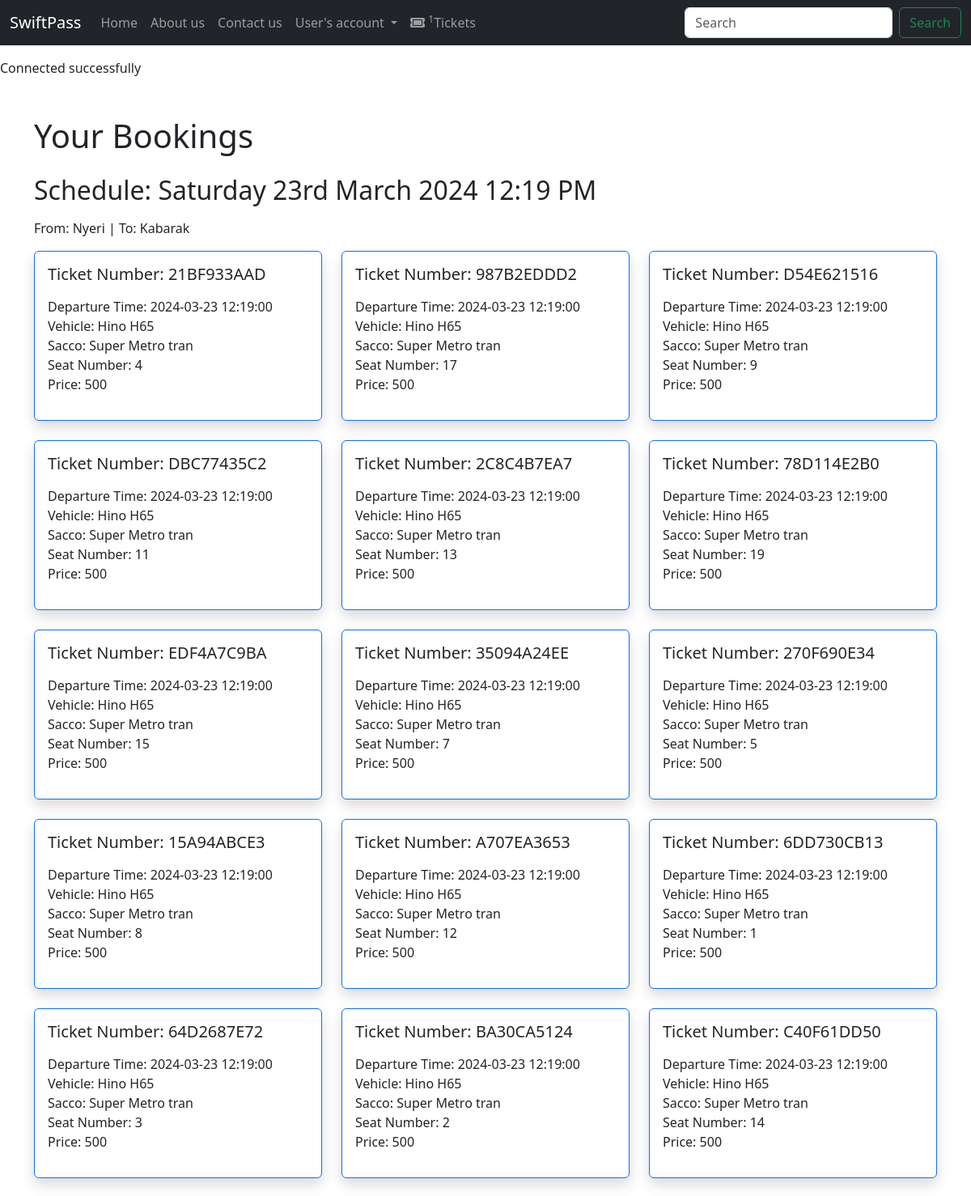
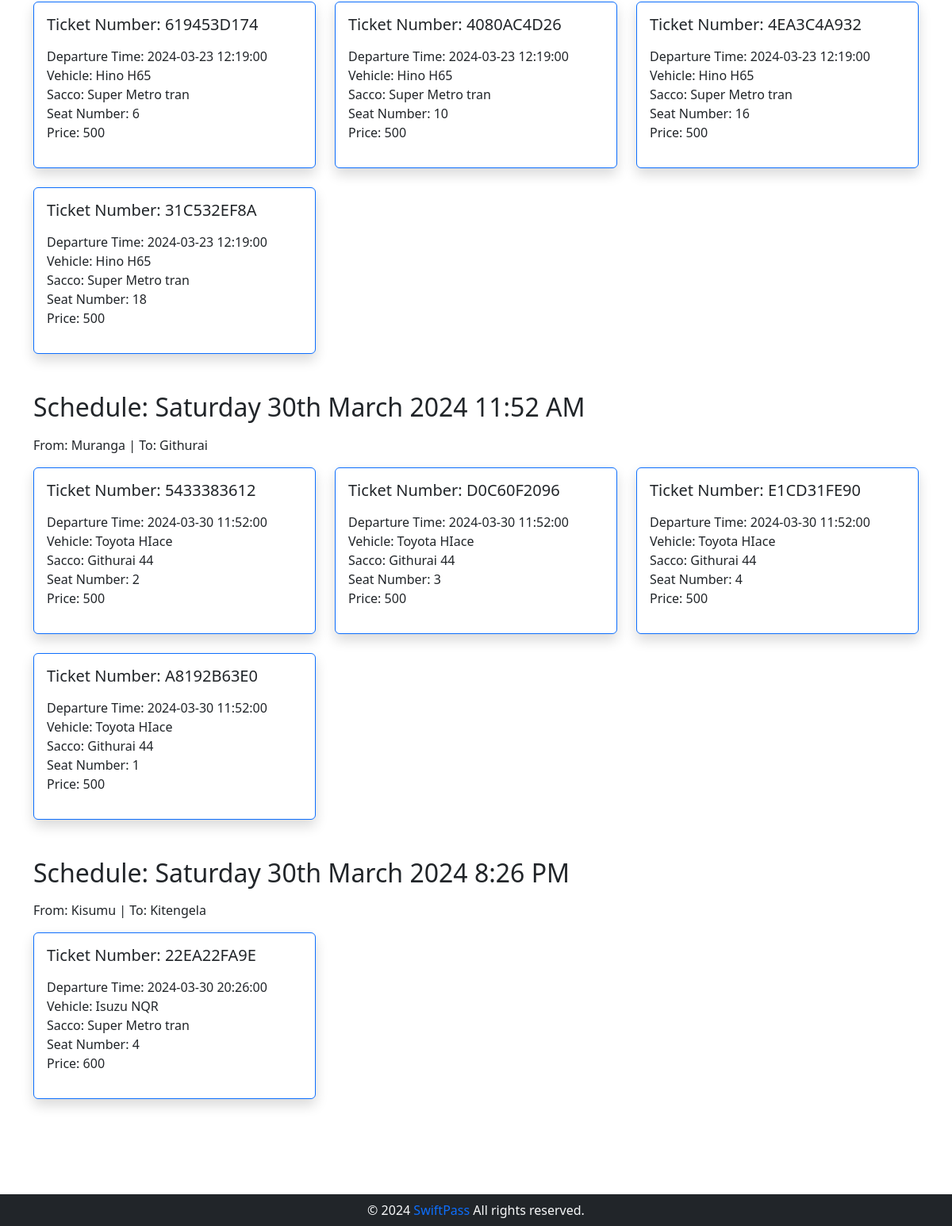
Page /user/user_bookings.php (signed in) on the committed database (2 pictures, top to bottom).
### tables this page shows
CREATE TABLE `ticket` (
                          `id` int(11) NOT NULL,
                          `ticket_number` varchar(20) NOT NULL,
                          `user_id` int(11) NOT NULL,
                          `travel_schedule_id` int(11) NOT NULL,
                          `booking_time` datetime NOT NULL DEFAULT current_timestamp(),
                          `seat_number` varchar(20) DEFAULT NULL,
                          `price` float DEFAULT NULL
);

CREATE TABLE `travelschedule` (
                                  `id` int(11) NOT NULL,
                                  `departure_location` varchar(255) NOT NULL,
                                  `destination` varchar(255) NOT NULL,
                                  `departure_time` datetime NOT NULL DEFAULT current_timestamp(),
                                  `price` float NOT NULL,
                                  `vehicle_id` int(11) NOT NULL,
                                  `is_done` tinyint(1) NOT NULL DEFAULT 0
);

CREATE TABLE `vehicle` (
                           `id` int(11) NOT NULL,
                           `make` varchar(50) NOT NULL,
                           `model` varchar(50) NOT NULL,
                           `registration_plate` varchar(20) NOT NULL,
                           `capacity` int(11) NOT NULL,
                           `sacco_id` int(11) NOT NULL,
                           `driver_id` int(11) DEFAULT NULL
);

CREATE TABLE `sacco` (
                         `id` int(11) NOT NULL,
                         `name` varchar(255) NOT NULL
);

### user/user_bookings.php (the view, shortened to what this page needs)
<?php
include '../auth/database.php';
$userId = $_SESSION['user']['id'];
$bookingsQuery = "SELECT t.*, ts.departure_time, v.make, v.model, s.name AS sacco_name
                  FROM Ticket t
                  INNER JOIN TravelSchedule ts ON t.travel_schedule_id = ts.id
                  INNER JOIN Vehicle v ON ts.vehicle_id = v.id
                  INNER JOIN Sacco s ON v.sacco_id = s.id
                  WHERE t.user_id = '$userId'
                  ORDER BY ts.departure_time ASC";
$bookingsResult = mysqli_query($conn, $bookingsQuery);
?>
<div class="container mt-5">
    <h1 class="mb-4">Your Bookings</h1>
    <?php
    if (mysqli_num_rows($bookingsResult) > 0) {
        $groupedBookings = [];
        while ($booking = mysqli_fetch_assoc($bookingsResult)) {
            $scheduleId = $booking['travel_schedule_id'];
            $scheduleQuery = "SELECT departure_location, destination, departure_time FROM travelschedule WHERE id = $scheduleId";
            $scheduleResult = mysqli_query($conn, $scheduleQuery);
            $scheduleData = mysqli_fetch_assoc($scheduleResult);
            $booking['departure_location'] = $scheduleData['departure_location'] ?? 'N/A';
            $booking['destination'] = $scheduleData['destination'] ?? 'N/A';
            $groupedBookings[$booking['departure_time']][] = $booking;
        }
        foreach ($groupedBookings as $schedule => $bookings) {
            $formattedSchedule = date("l jS F Y g:i A", strtotime($schedule));
            echo "<div class='mb-4'>";
            echo "<h2 class='mb-3'>Schedule: $formattedSchedule</h2>";
            echo "<p class='mb-3'>From: {$bookings[0]['departure_location']} | To: {$bookings[0]['destination']}</p>";
            $counter = 0;
            echo "<div class='row'>";
            foreach ($bookings as $booking) {
                echo "<div class='col-md-4 mb-4'>";
                echo "<div class='card h-100 shadow border-primary'>";
                echo "<div class='card-body'>";
                echo "<h5 class='card-title font-weight-bold mb-3'>Ticket Number: {$booking['ticket_number']}</h5>";
                echo "<ul class='list-unstyled'>";
                echo "<li>Departure Time: {$booking['departure_time']}</li>";
                echo "<li>Vehicle: {$booking['make']} {$booking['model']}</li>";
                echo "<li>Sacco: {$booking['sacco_name']}</li>";
                echo "<li>Seat Number: {$booking['seat_number']}</li>";
                echo "<li>Price: {$booking['price']}</li>";
                echo "</ul>";
                echo "</div>";
                echo "</div>";
                echo "</div>";
                if ($counter % 3 == 2 || $counter == count($bookings) - 1) {
                    echo "</div>";
                    echo "<div class='row'>";
                }
                $counter++;
            }
            echo "</div>";
            echo "</div>";
        }
    } else {
        echo "<p>No bookings found.</p>";
    }
    ?>
</div>
<?php
include('../layout.php');
?>

### rows in the picture
ticket: ticket_number "21BF933AAD", travel_schedule.departure_time "2024-03-23 12:19:00", vehicle.make "Hino", vehicle.model "H65", sacco.name "Super Metro tran", seat_number "4", price "500"
ticket: ticket_number "987B2EDDD2", travel_schedule.departure_time "2024-03-23 12:19:00", vehicle.make "Hino", vehicle.model "H65", sacco.name "Super Metro tran", seat_number "17", price "500"
ticket: ticket_number "D54E621516", travel_schedule.departure_time "2024-03-23 12:19:00", vehicle.make "Hino", vehicle.model "H65", sacco.name "Super Metro tran", seat_number "9", price "500"
ticket: ticket_number "DBC77435C2", travel_schedule.departure_time "2024-03-23 12:19:00", vehicle.make "Hino", vehicle.model "H65", sacco.name "Super Metro tran", seat_number "11", price "500"
ticket: ticket_number "2C8C4B7EA7", travel_schedule.departure_time "2024-03-23 12:19:00", vehicle.make "Hino", vehicle.model "H65", sacco.name "Super Metro tran", seat_number "13", price "500"
ticket: ticket_number "78D114E2B0", travel_schedule.departure_time "2024-03-23 12:19:00", vehicle.make "Hino", vehicle.model "H65", sacco.name "Super Metro tran", seat_number "19", price "500"
ticket: ticket_number "EDF4A7C9BA", travel_schedule.departure_time "2024-03-23 12:19:00", vehicle.make "Hino", vehicle.model "H65", sacco.name "Super Metro tran", seat_number "15", price "500"
ticket: ticket_number "35094A24EE", travel_schedule.departure_time "2024-03-23 12:19:00", vehicle.make "Hino", vehicle.model "H65", sacco.name "Super Metro tran", seat_number "7", price "500"
ticket: ticket_number "270F690E34", travel_schedule.departure_time "2024-03-23 12:19:00", vehicle.make "Hino", vehicle.model "H65", sacco.name "Super Metro tran", seat_number "5", price "500"
ticket: ticket_number "15A94ABCE3", travel_schedule.departure_time "2024-03-23 12:19:00", vehicle.make "Hino", vehicle.model "H65", sacco.name "Super Metro tran", seat_number "8", price "500"
ticket: ticket_number "A707EA3653", travel_schedule.departure_time "2024-03-23 12:19:00", vehicle.make "Hino", vehicle.model "H65", sacco.name "Super Metro tran", seat_number "12", price "500"
ticket: ticket_number "6DD730CB13", travel_schedule.departure_time "2024-03-23 12:19:00", vehicle.make "Hino", vehicle.model "H65", sacco.name "Super Metro tran", seat_number "1", price "500"
ticket: ticket_number "64D2687E72", travel_schedule.departure_time "2024-03-23 12:19:00", vehicle.make "Hino", vehicle.model "H65", sacco.name "Super Metro tran", seat_number "3", price "500"
ticket: ticket_number "BA30CA5124", travel_schedule.departure_time "2024-03-23 12:19:00", vehicle.make "Hino", vehicle.model "H65", sacco.name "Super Metro tran", seat_number "2", price "500"
ticket: ticket_number "C40F61DD50", travel_schedule.departure_time "2024-03-23 12:19:00", vehicle.make "Hino", vehicle.model "H65", sacco.name "Super Metro tran", seat_number "14", price "500"
ticket: ticket_number "619453D174", travel_schedule.departure_time "2024-03-23 12:19:00", vehicle.make "Hino", vehicle.model "H65", sacco.name "Super Metro tran", seat_number "6", price "500"
ticket: ticket_number "4080AC4D26", travel_schedule.departure_time "2024-03-23 12:19:00", vehicle.make "Hino", vehicle.model "H65", sacco.name "Super Metro tran", seat_number "10", price "500"
ticket: ticket_number "4EA3C4A932", travel_schedule.departure_time "2024-03-23 12:19:00", vehicle.make "Hino", vehicle.model "H65", sacco.name "Super Metro tran", seat_number "16", price "500"
ticket: ticket_number "31C532EF8A", travel_schedule.departure_time "2024-03-23 12:19:00", vehicle.make "Hino", vehicle.model "H65", sacco.name "Super Metro tran", seat_number "18", price "500"
ticket: ticket_number "5433383612", travel_schedule.departure_time "2024-03-30 11:52:00", vehicle.make "Toyota", vehicle.model "HIace", sacco.name "Githurai 44", seat_number "2", price "500"
ticket: ticket_number "D0C60F2096", travel_schedule.departure_time "2024-03-30 11:52:00", vehicle.make "Toyota", vehicle.model "HIace", sacco.name "Githurai 44", seat_number "3", price "500"
ticket: ticket_number "E1CD31FE90", travel_schedule.departure_time "2024-03-30 11:52:00", vehicle.make "Toyota", vehicle.model "HIace", sacco.name "Githurai 44", seat_number "4", price "500"
ticket: ticket_number "A8192B63E0", travel_schedule.departure_time "2024-03-30 11:52:00", vehicle.make "Toyota", vehicle.model "HIace", sacco.name "Githurai 44", seat_number "1", price "500"
ticket: ticket_number "22EA22FA9E", travel_schedule.departure_time "2024-03-30 20:26:00", vehicle.make "Isuzu", vehicle.model "NQR", sacco.name "Super Metro tran", seat_number "4", price "600"

### other values in the picture
$pageTitle "Home"
$pageTitle "About us"
$pageTitle "Contact us"
$pageTitle "User's account"
$pageTitle "Tickets"
$formattedSchedule "Saturday 23rd March 2024 12:19 PM"
$bookings[0]['departure_location'] "Nyeri"
$bookings[0]['destination'] "Kabarak"
$formattedSchedule "Saturday 30th March 2024 11:52 AM"
$bookings[0]['departure_location'] "Muranga"
$bookings[0]['destination'] "Githurai"
$formattedSchedule "Saturday 30th March 2024 8:26 PM"
$bookings[0]['departure_location'] "Kisumu"
$bookings[0]['destination'] "Kitengela"
